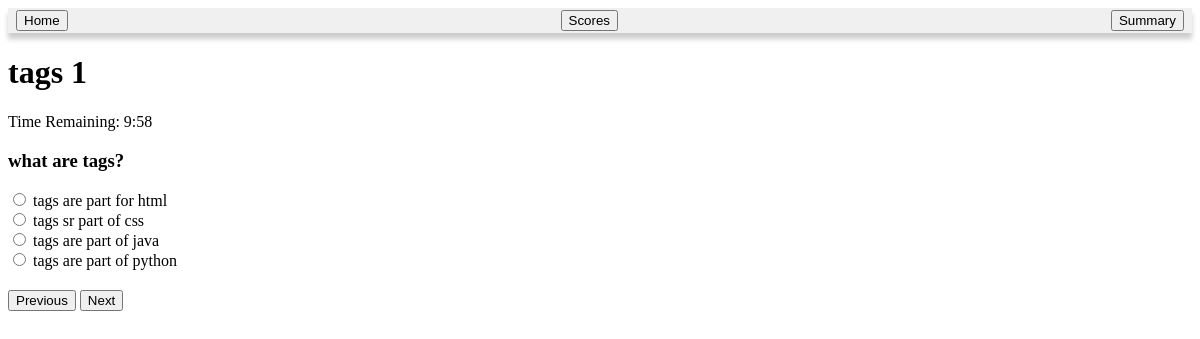
The page /start_quiz/1/1 on the database its author committed.
### models/database.py (models this page shows)
class Quiz(db.Model):
    quiz_id = db.Column(db.Integer, primary_key = True, autoincrement=True)
    quiz_name = db.Column(db.String(100), nullable = False)
    chapter_id = db.Column(db.Integer, db.ForeignKey('chapter.chapter_id'))
    date_of_quiz = db.Column(db.Date, nullable = False)
    time_duration = db.Column(db.Integer, nullable = False)
    questions = db.relationship('Questions', backref='quiz', lazy=True)

class Questions(db.Model):
    question_id = db.Column(db.Integer, primary_key = True, autoincrement=True)
    quiz_id = db.Column(db.Integer, db.ForeignKey('quiz.quiz_id'))
    question_statement = db.Column(db.String(400), nullable = False)
    option_1 = db.Column(db.String(200), nullable = False)
    option_2 = db.Column(db.String(200), nullable = False)
    option_3 = db.Column(db.String(200), nullable = False)
    option_4 = db.Column(db.String(200), nullable = False)
    correct_option = db.Column(db.String(200), nullable = False)
    marks = db.Column(db.Integer, nullable = False)

### app.py (the view)
@app.route('/start_quiz/<int:quiz_id>/<int:user_id>', methods=['GET'])
def start_quiz(quiz_id, user_id):
    quiz = Quiz.query.get(quiz_id)
    time_duration = quiz.time_duration
    user = User.query.get(user_id)
    questions = Questions.query.filter_by(quiz_id=quiz_id).order_by(Questions.question_id).all()
    return render_template('Quiz_page.html', quiz=quiz, user=user, user_id=user_id, questions=questions, time_duration=time_duration)

### templates/Quiz_page.html (shortened to what this page needs)
<!DOCTYPE html>
<html>
<head>
    <link rel="stylesheet" href="/static/admin.css">
</head>
<body>
    <div class="header">
        <a href="{{ url_for('user_detail', user_id=user_id) }}"><button>Home</button></a>
        <a href="{{ url_for('scores', user_id=user_id) }}"><button>Scores</button></a>
        <a href="{{ url_for('user_summary', user_id=user_id) }}"><button>Summary</button></a>
    </div>
    <h1>{{ quiz.quiz_name }}</h1>
    <div id="timer">Time Remaining: {{ time_duration }}:00</div>
    <form method="POST" action="{{ url_for('submit_quiz', quiz_id=quiz.quiz_id, user_id=user.user_id) }}">
        {% for question in questions %}
        <div class="question {% if loop.first %}active{% endif %}">
            <h3>{{ question.question_statement }}</h3>
            {% for option in [question.option_1, question.option_2, question.option_3, question.option_4] %}
            <label>
                <input type="radio" name="question_{{ question.question_id }}" value="{{ loop.index }}">
                {{ option }}
            </label><br>
            {% endfor %}
        </div>
        {% endfor %}
        <div class="navigation">
            <button type="button" onclick="navigate(-1)">Previous</button>
            <button type="button" onclick="navigate(1)">Next</button>
        </div>
    </form>
</body>
</html>

### static/admin.css (style rules this page uses)
.header { display: flex; justify-content: space-between; align-items: center; padding: 2px 2px; background-color: #f0f0f0; box-shadow: 0 6px 5px rgba(0, 0, 0, 0.2); }
.header a { text-decoration: none; color: black; margin: 0 6px; }

### templates/Quiz_page.html (style rules this page uses)
.question { display: none; }
.active { display: block; }
.navigation { margin-top: 20px; }

### rows shown on the page
Quiz: quiz_name "tags 1"
Questions: question_statement "what are tags?", option_1 "tags are part for html", option_2 "tags sr part of css", option_3 "tags are part of java", option_4 "tags are part of python"
